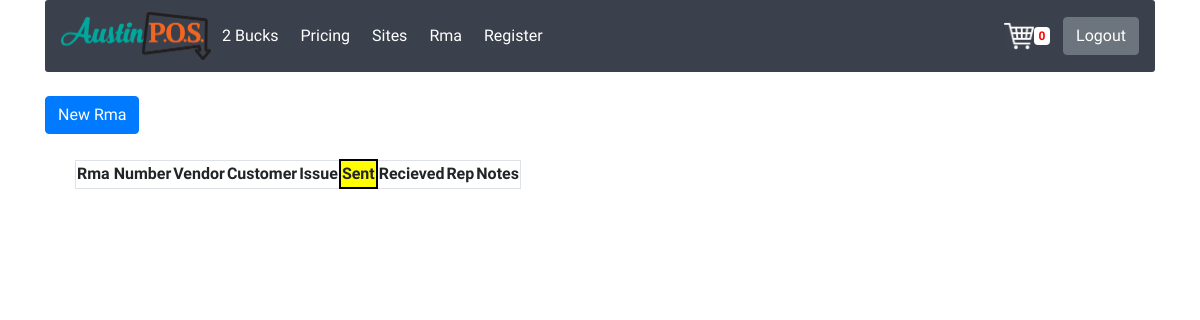
The page /rma (signed in) on the database as committed earlier.
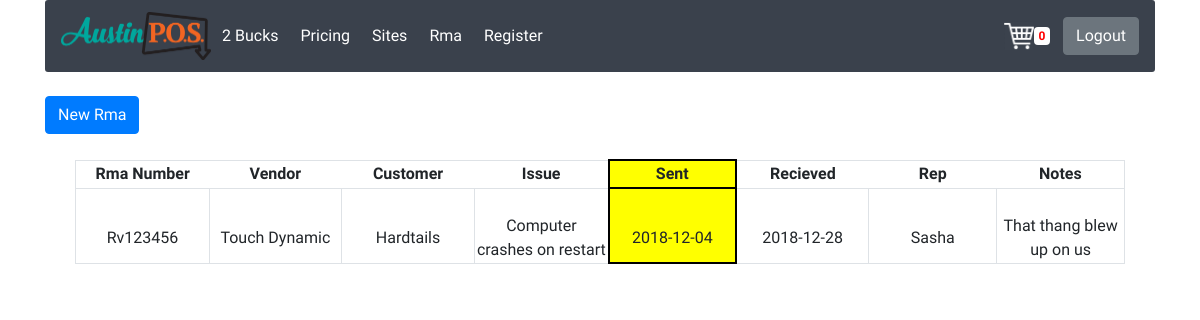
The same page on the database as committed later.
### austinpos/models.py (models this page shows, shortened)
class User(db.Model, UserMixin):
    id = db.Column(db.Integer, primary_key=True)
    site = db.Column(db.String())
    username = db.Column(db.String(20), unique=True, nullable=False)
    email = db.Column(db.String(100), unique=True, nullable=False)
    password = db.Column(db.String(60), nullable=False)
    adminstatus = db.Column(db.Boolean)
    sitelink = db.Column(db.Integer, db.ForeignKey('sites.id'))

class Rma(db.Model):
    id = db.Column(db.Integer, primary_key=True)
    rmanumber = db.Column(db.String(50), unique=True, nullable=False)
    Vendor = db.Column(db.String(50), nullable=False)
    Customer = db.Column(db.String(100), nullable = False)
    Issue = db.Column(db.Text())
    Date_Sent = db.Column(db.String(50), nullable=False)
    Date_Received = db.Column(db.String(50))
    Rep = db.Column(db.String(50))
    Notes = db.Column(db.Text())

### austinpos/routes.py (the view)
@app.route('/rma', methods=['GET', 'POST'])
@login_required
def rma():
    rmas = Rma.query.all()
    return render_template('rma.html', name = 'rma', info=rmas)

### austinpos/models.py (called while the page is built)
@login_manager.user_loader
def load_user(user_id):
    return User.query.get(int(user_id))

### austinpos/routes.py (called while the page is built)
@app.context_processor
def inject_badge_length():
    badge_length = len(cart)
    return {'BADGE_LENGTH' : badge_length}

### austinpos/templates/rma.html (shortened to what this page needs)
{% extends 'base.html' %}
{%block border%} style="padding-bottom:50px;" {%endblock%}
{% block content %}
<form class="" action="{{ url_for('createrma') }}">
  <button class="btn btn-primary" type="submit" name="button">New Rma</button>
</form>
<div class="container">
  <div class="col-sm-12">
    <table class='rma'>
      <thead class='border'>
        <th>Rma Number</th>
        <th>Vendor</th>
        <th>Customer</th>
        <th>Issue</th>
        <th style="background-color:yellow; border: solid black 2px !important;">Sent</th>
        <th>Recieved</th>
        <th>Rep</th>
        <th>Notes</th>
      </thead>
      {% for data in info %}
        <tr>
          <td class='border'style='width:150px;'>{{data.rmanumber}}</td>
          <td class='border'style='width:150px;'>{{data.Vendor}}</td>
          <td class='border'style='width:150px;'>{{data.Customer}}</td>
          <td class='border'style='width:150px;'>{{data.Issue}}</td>
          <td class='border' style='background-color:yellow; border:solid black 2px !important; width:150px;'>{{data.Date_Sent}}</td>
          <td class='border'style='width:150px;'>{{data.Date_Received}}</td>
          <td class='border'style='width:150px;'>{{data.Rep}}</td>
          <td class='border'style='width:150px;'>{{data.Notes}}</td>
        </tr>
      {% endfor %}
    </table>
  </div>
</div>
{% endblock content %}

### austinpos/templates/base.html (shortened to what this page needs)
<!DOCTYPE html>
<html lang="en">
  <head>
    <link rel="stylesheet" href="https://stackpath.bootstrapcdn.com/bootstrap/4.1.3/css/bootstrap.min.css">
    <link rel="stylesheet" href="{{url_for('static', filename='base.css')}}">
  </head>
  <body {%block border%} {%endblock%}>
    <div class="container">
      {% if current_user.adminstatus == 1 %}
        <nav class="navbar navbar-expand-lg navbar-light" style="background-color:#3a414c;">
          <a class="navbar-left" href="#"><img src="{{url_for('static',filename = 'images/Austin_POS_Logo.png')}}" alt="apos_logo" style="width: 150px"></a>
          <div class="collapse navbar-collapse" id="navbarSupportedContent" {%block tabby%}{%endblock tabby%}>
            <ul class="navbar-nav mr-auto">
              {% if current_user.is_authenticated %}
                <li class='nav-item'>
                  <a class="nav-link"href="{{url_for('dash')}}">{{ current_user.site }}</a>
                </li>
              {% endif %}
              <li class="nav-item">
                <a class="nav-link"href="{{ url_for('pricing')}}">Pricing</a>
              </li>
              <li class="nav-item">
                <a class="nav-link"href="{{ url_for('sites') }}">Sites</a>
              </li>
              <li class="nav-item">
                <a class="nav-link" href="{{ url_for('rma')}}">Rma</a>
              </li>
              <li class="nav-item">
                <a class="nav-link" href="{{ url_for('register') }}">Register</a>
              </li>
            </ul>
              <a class = "carty-btn" href="#"><img src="{{url_for('static',filename = 'images/carty.png')}}"alt="cart_logo" style="width: 30px"><strong><span style="color:Red; background-color:white;"class='badge' id='cartbadge'>{{ BADGE_LENGTH }}</span></strong></a>
              <button class="btn btn-secondary my-2 my-sm-0" type="submit"><a style="color:white;" href="{{url_for('logout')}}">Logout</a></button>
          </div>
        </nav>
      {% endif %}
    </div>
    <div class="container">
      <br>
      {% block content %}{% endblock content %}
    </div>
  </body>
</html>

### austinpos/static/base.css (style rules this page uses)
html, body { font-family: 'Catamaran', sans-serif; font-weight: 500; }
.nav-link { color: white !important; margin: 3px; }
.rma { margin-top: 25px; }
.rma th { text-align: center; }
.rma td { text-align: center; }
.border { padding-top: 25px; }
.navbar { border-radius: 3px; }
.carty-btn { margin: 13px; }

Rows that differ between the two databases and show on the page:
added Rma: rmanumber "Rv123456", Vendor "Touch Dynamic", Customer "Hardtails", Issue "Computer crashes on restart", Date_Sent "2018-12-04", Date_Received "2018-12-28", Rep "Sasha", Notes "That thang blew up on us"
